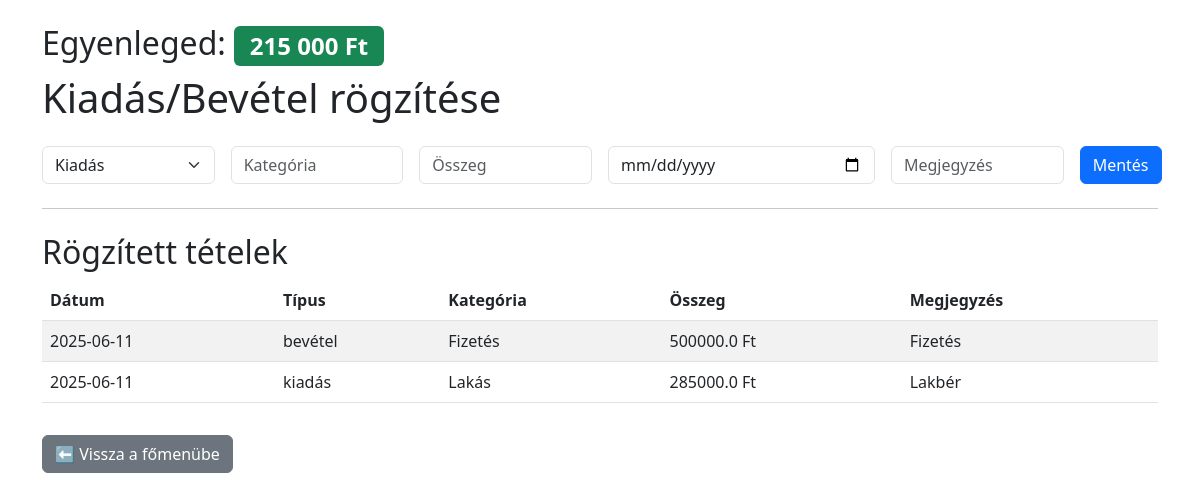
Page /transactions on the committed database.
### tables this page shows
CREATE TABLE transactions (
                id INTEGER PRIMARY KEY AUTOINCREMENT,
                type TEXT,
                category TEXT,
                amount REAL,
                date TEXT,
                note TEXT
            );

### app.py (the view)
@app.route('/transactions')
def transactions():
    with sqlite3.connect(DB) as conn:
        c = conn.cursor()
        c.execute("SELECT * FROM transactions ORDER BY date DESC")
        rows = c.fetchall()
    c.execute("SELECT type, amount FROM transactions")
    transactions = c.fetchall()
    balance = 0
    for t_type, amount in transactions:
        if t_type == "bevétel":
            balance += amount
        elif t_type == "kiadás":
            balance -= amount
    today = datetime.now().strftime('%y-%m-%d')
    return render_template('transactions.html', rows=rows, balance=balance, today=today)

### app.py (called while the page is built)
@app.context_processor
def inject_now():
    return {'now': datetime.now}

### templates/transactions.html (shortened to what this page needs)
<!doctype html>
<html lang="hu">
<head>
  <link href="https://cdn.jsdelivr.net/npm/bootstrap@5.3.0/dist/css/bootstrap.min.css" rel="stylesheet">
</head>
<body class="container py-4">
  <h2 class=""mb-4">
    Egyenleged:
    <span class="badge bg-{{ 'success' if balance >= 0 else 'danger'}}">
        {{ "{:,.0f}".format(balance).replace(",", " ") }} Ft
    </span>
  </h2>
  <h1 class="mb-4">Kiadás/Bevétel rögzítése</h1>
  <form action="/add" method="post" class="row g-3">
    <div class="col-md-2">
      <select name="type" class="form-select" required>
        <option value="kiadás">Kiadás</option>
      </select>
    </div>
    <div class="col-md-2">
      <input name="category" type="text" class="form-control" placeholder="Kategória" required>
    </div>
    <div class="col-md-2">
      <input name="amount" type="number" step="0.01" class="form-control" placeholder="Összeg" required>
    </div>
    <div class="col-md-3">
      <input name="date" type="date" class="form-control" value="{{ today }}" required>
    </div>
    <div class="col-md-2">
      <input name="note" type="text" class="form-control" placeholder="Megjegyzés">
    </div>
    <div class="col-md-1">
      <button type="submit" class="btn btn-primary">Mentés</button>
    </div>
  </form>
  <hr class="my-4">
  <h2>Rögzített tételek</h2>
  <table class="table table-striped">
    <thead>
      <tr>
        <th>Dátum</th><th>Típus</th><th>Kategória</th><th>Összeg</th><th>Megjegyzés</th>
      </tr>
    </thead>
    <tbody>
      {% for row in rows %}
      <tr>
        <td>{{ row[4] }}</td>
        <td>{{ row[1] }}</td>
        <td>{{ row[2] }}</td>
        <td>{{ row[3] }} Ft</td>
        <td>{{ row[5] }}</td>
      </tr>
      {% endfor %}
    </tbody>
  </table>
  <a href="/" class="btn btn-secondary mt-3">⬅️ Vissza a főmenübe</a>
</body>
</html>

### rows in the picture
transactions: date "2025-06-11", type "bevétel", category "Fizetés", amount "500000.0", note "Fizetés"
transactions: date "2025-06-11", type "kiadás", category "Lakás", amount "285000.0", note "Lakbér"

### other values in the picture
{{ "{:,.0f}".format(balance).replace(",", " ") }} "215 000"
